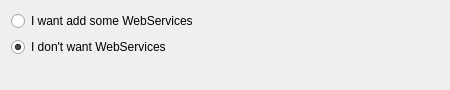
<ui version="4.0" >
 <class>ServicesPage</class>
 <widget class="QWidget" name="ServicesPage" >
  <property name="geometry" >
   <rect>
    <x>0</x>
    <y>0</y>
    <width>450</width>
    <height>90</height>
   </rect>
  </property>
  <property name="windowTitle" >
   <string>Define Services</string>
  </property>
  <layout class="QGridLayout" >
   <item row="0" column="0" >
    <widget class="QRadioButton" name="m_addWebServicesButton" >
     <property name="whatsThis" >
      <string>If checked the next page ask you the list of WSDL used to known params of the WebServices.</string>
     </property>
     <property name="text" >
      <string>I want add some WebServices</string>
     </property>
    </widget>
   </item>
   <item row="1" column="0" >
    <widget class="QRadioButton" name="m_noWebServicesButton" >
     <property name="whatsThis" >
      <string>Don't manage web services in the project.</string>
     </property>
     <property name="text" >
      <string>I don't want WebServices</string>
     </property>
     <property name="checked" >
      <bool>true</bool>
     </property>
    </widget>
   </item>
   <item row="2" column="1" >
    <spacer>
     <property name="orientation" >
      <enum>Qt::Vertical</enum>
     </property>
     <property name="sizeHint" >
      <size>
       <width>20</width>
       <height>40</height>
      </size>
     </property>
    </spacer>
   </item>
  </layout>
 </widget>
 <resources/>
 <connections/>
</ui>
